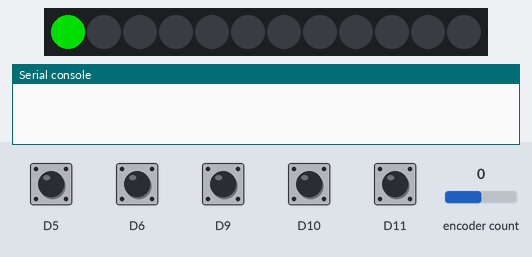
This program was run on a simulated CircuitPython board. Parts: 12 RGB LEDs in strip order, left to right, the last lines printed to the serial console. The inputs (shaded band) are chosen by the test bench; at power-on: D5, D6, D9–11 HIGH, encoder count 0. Dim RGB values are drawn brighter than linear.

Above: at 1.2 s.
1.3 s: D5 pulled LOW for 0.15 s
At 1.37 s:
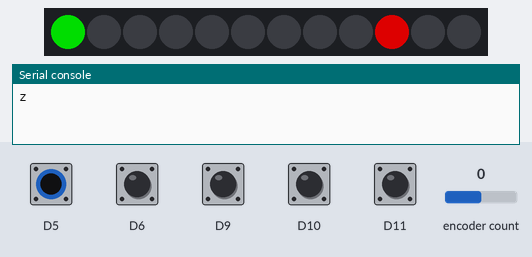
2.9 s: D10 pulled LOW for 0.15 s
At 2.97 s:
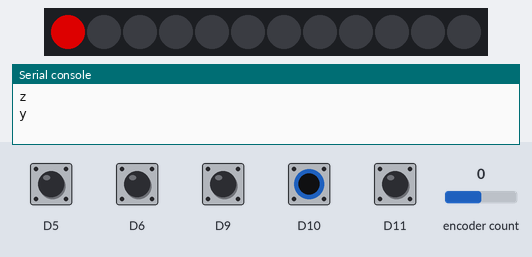
4.5 s: encoder count set to 1
At 4.9 s:
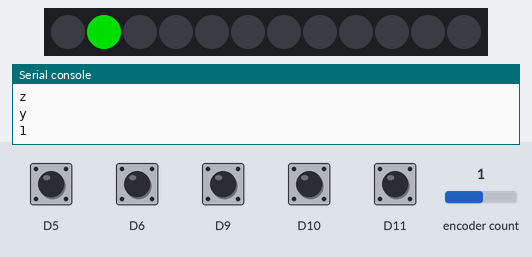
6.0 s: D6 pulled LOW for 0.15 s
At 6.07 s:
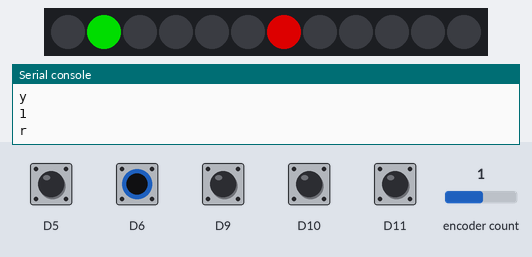
7.6 s: D9 pulled LOW for 0.15 s
At 7.67 s:
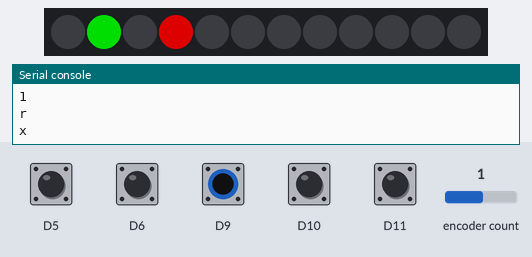
9.2 s: D5 pulled LOW for 1 s
At 9.6 s:
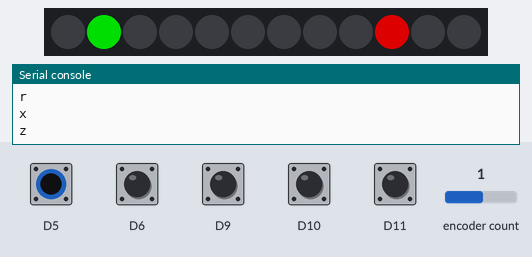
Timing chart, 0 to 12.2 s (numbered marks = the images above; inputs shaded):
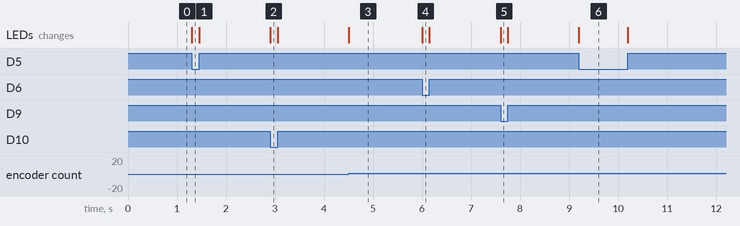

Measured:
- after the input at 1.3 s, the LEDs: change at once (image 1)
- after the input at 2.9 s, the LEDs: change at once (image 2)
- after the input at 4.5 s, the LEDs: change at once (image 3)
- after the input at 6.0 s, the LEDs: change at once (image 4)
- after the input at 7.6 s, the LEDs: change at once (image 5)
- after the input at 9.2 s, the LEDs: change at once (image 6)

The program:

code.py
```python
"""
Wheel encoder stage controller circuitpython scripts on Feather M0
"""
import board
import digitalio
import rotaryio
import neopixel

# The pin assignments for the breakout pins. Update this is you are not using a Feather.
ENCA = board.D13
ENCB = board.D12
# COMA = board.D11
SW1 = board.D11
SW2 = board.D10
SW3 = board.D9
SW4 = board.D6
SW5 = board.D5
# COMB = board.SDA

# Rotary encoder setup
encoder = rotaryio.IncrementalEncoder(ENCA, ENCB)
last_position = 0

# NeoPixel ring setup. Update num_pixels if using a different ring.
num_pixels = 12
pixels = neopixel.NeoPixel(board.A0, num_pixels, auto_write=False)

# Set the COMA and COMB pins LOW. This is only necessary when using the direct-to-Feather or other
# GPIO-based wiring method. If connecting COMA and COMB to ground, you do not need to include this.
# com_a = digitalio.DigitalInOut(COMA)
# com_a.switch_to_output()
# com_a = False
# com_b = digitalio.DigitalInOut(COMB)
# com_b.switch_to_output()
# com_b = False

# Button pin setup
button_pins = (SW1, SW2, SW3, SW4, SW5)
buttons = []
for button_pin in button_pins:
    pin = digitalio.DigitalInOut(button_pin)
    pin.switch_to_input(digitalio.Pull.UP)
    buttons.append(pin)
# parameter for axis and fine/coarse switching
axis = 0 # 0 for x, 1 for y, 2 for z, 3 for rotation
fine = 1; # 1 for fine, 5 for coarse
currcount = 0

while True:
    position = encoder.position
    if last_position is None or position != last_position:
        #print("Position: {}".format(position), end = "")
        currcount += fine*(position-last_position)
        #print("currcount: ", end = "")
        #print(currcount)
	# only current incremental is concerned in the demo?
        print(fine*(position-last_position))
        last_position = position

    pixels.fill((0, 0, 0))
    pixels[position % num_pixels] = (0, 150, 0)

    if not buttons[0].value:
	pixels.fill((100, 100, 100))
	while not buttons[0].value:
		pass
        print("Resolution: ", end = "")
    	if fine is 5:
    		fine = 1
    		print("fine")
    	elif fine is 1:
    		fine = 5
    		print("coase")

    if not buttons[1].value:
        # print("Up button!")
        pixels[0] = (150, 0 ,0)
        if axis != 2:
        	axis = 2
        	print("y")

    if not buttons[2].value:
        # print("Left button!")
        pixels[3] = (150, 0, 0)
        if axis != 0:
        	axis = 0
        	print("x")

    if not buttons[3].value:
        #print("Down button!")
        pixels[6] = (150, 0, 0)
        if axis != 4:
        	axis = 4
        	print("r")
    if not buttons[4].value:
        #print("Right button!")
        pixels[9] = (150, 0, 0)
        if axis != 3:
        	axis = 3
        	print("z")

    pixels.show()
```
